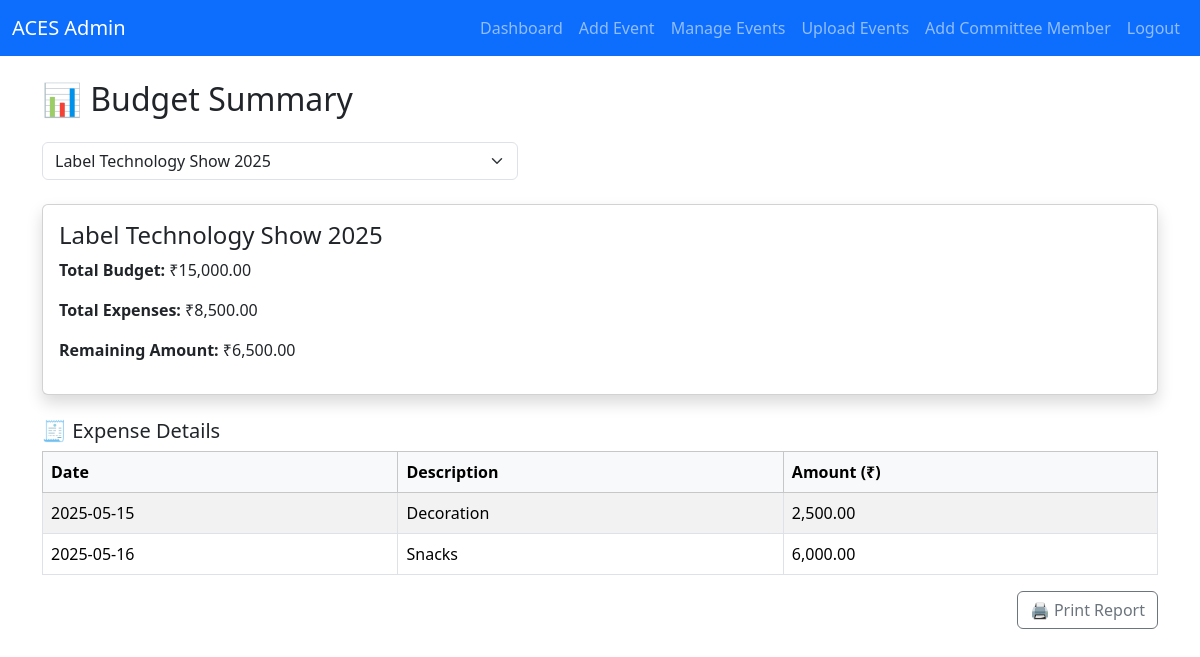
The page /admin/event_budget_summary.php?event_id=2 (signed in) on the database its author committed.
### tables this page shows
CREATE TABLE `event_budgets` (
  `id` int(11) NOT NULL,
  `event_id` int(11) DEFAULT NULL,
  `budget_amount` decimal(10,2) NOT NULL,
  `created_at` timestamp NOT NULL DEFAULT current_timestamp()
);

CREATE TABLE `events` (
  `id` int(11) NOT NULL,
  `title` varchar(255) NOT NULL,
  `description` text NOT NULL,
  `event_date` date NOT NULL,
  `location` varchar(255) NOT NULL,
  `image` varchar(255) DEFAULT NULL,
  `created_at` timestamp NOT NULL DEFAULT current_timestamp()
);

CREATE TABLE `event_expenses` (
  `id` int(11) NOT NULL,
  `event_id` int(11) DEFAULT NULL,
  `description` varchar(255) DEFAULT NULL,
  `amount` decimal(10,2) DEFAULT NULL,
  `expense_date` date DEFAULT NULL,
  `created_at` timestamp NOT NULL DEFAULT current_timestamp()
);

### admin/event_budget_summary.php (the view, shortened to what this page needs)
<?php
include "../includes/db.php";
include "header.php";
$selected_event = $_GET['event_id'] ?? '';
$budget_data = null;
$total_spent = 0;
$expenses_list = [];
$events = $conn->query("SELECT id, title FROM events ORDER BY event_date DESC");
if ($selected_event) {
    $stmt = $conn->prepare("SELECT b.budget_amount, e.title FROM event_budgets b JOIN events e ON b.event_id = e.id WHERE b.event_id = ?");
    $stmt->bind_param("i", $selected_event);
    $stmt->execute();
    $budget_data = $stmt->get_result()->fetch_assoc();
    $stmt = $conn->prepare("SELECT description, amount, expense_date FROM event_expenses WHERE event_id = ? ORDER BY expense_date ASC");
    $stmt->bind_param("i", $selected_event);
    $stmt->execute();
    $expenses = $stmt->get_result();
    while ($row = $expenses->fetch_assoc()) {
        $total_spent += $row['amount'];
        $expenses_list[] = $row;
    }
    $remaining = $budget_data['budget_amount'] - $total_spent;
}
?>
<h2 class="mb-4">📊 Budget Summary</h2>
<form method="GET" class="row mb-4" style="max-width: 500px;">
    <div class="col">
        <select name="event_id" class="form-select" onchange="this.form.submit()" required>
            <?php while ($e = $events->fetch_assoc()): ?>
                <option value="<?php echo $e['id']; ?>" <?php if ($selected_event == $e['id'])
                       echo 'selected'; ?>>
                    <?php echo $e['title']; ?>
                </option>
            <?php endwhile; ?>
        </select>
    </div>
</form>
<?php if ($selected_event && $budget_data): ?>
    <div class="card shadow mb-4">
        <div class="card-body">
            <h4><?php echo $budget_data['title']; ?></h4>
            <p><strong>Total Budget:</strong> ₹<?php echo number_format($budget_data['budget_amount'], 2); ?></p>
            <p><strong>Total Expenses:</strong> ₹<?php echo number_format($total_spent, 2); ?></p>
            <p><strong>Remaining Amount:</strong> ₹<?php echo number_format($remaining, 2); ?></p>
        </div>
    </div>
    <h5>🧾 Expense Details</h5>
    <table class="table table-bordered table-striped">
        <thead class="table-light">
            <tr>
                <th>Date</th>
                <th>Description</th>
                <th>Amount (₹)</th>
            </tr>
        </thead>
        <tbody>
            <?php foreach ($expenses_list as $exp): ?>
                <tr>
                    <td><?php echo $exp['expense_date']; ?></td>
                    <td><?php echo $exp['description']; ?></td>
                    <td><?php echo number_format($exp['amount'], 2); ?></td>
                </tr>
            <?php endforeach; ?>
        </tbody>
    </table>
    <div class="text-end">
        <button onclick="window.print()" class="btn btn-outline-secondary">🖨️ Print Report</button>
    </div>
<?php elseif ($selected_event): ?>
    <div class="alert alert-warning">No budget set for the selected event.</div>
<?php endif; ?>
</div>
</body>
</html>

### admin/header.php (shortened to what this page needs)
<!DOCTYPE html>
<html>
<head>
    <link href="https://cdn.jsdelivr.net/npm/bootstrap@5.3.3/dist/css/bootstrap.min.css" rel="stylesheet">
</head>
<body>
    <nav class="navbar navbar-expand-lg navbar-dark bg-primary">
        <div class="container-fluid">
            <a class="navbar-brand" href="/Aces/admin/dashboard.php">ACES Admin</a>
            <div class="collapse navbar-collapse" id="adminNav">
                <ul class="navbar-nav ms-auto">
                    <li class="nav-item">
                        <a class="nav-link" href="/Aces/admin/dashboard.php">Dashboard</a>
                    </li>
                    <li class="nav-item">
                        <a class="nav-link" href="/Aces/admin/add_event.php">Add Event</a>
                    </li>
                    <li class="nav-item">
                        <a class="nav-link" href="/Aces/admin/manage_events.php">Manage Events</a>
                    </li>
                    <li class="nav-item">
                        <a class="nav-link" href="/Aces/admin/upload_events.php">Upload Events</a>
                    </li>
                    <li class="nav-item">
                        <a class="nav-link" href="/Aces/admin/add_member.php">Add Committee Member</a>
                    </li>
                    <li class="nav-item">
                        <a class="nav-link" href="/Aces/logout.php">Logout</a>
                    </li>
                </ul>
            </div>
        </div>
    </nav>
    <div class="container mt-4">

### rows shown on the page
event_budgets: event.title "Label Technology Show 2025", budget_amount "15,000.00", budget_amount "6,500.00"
event_expenses: expense_date "2025-05-15", description "Decoration", amount "2,500.00"
event_expenses: expense_date "2025-05-16", description "Snacks", amount "6,000.00"

### other values the page prints
$total_spent "8,500.00"
form field event_id "Label Technology Show 2025"
